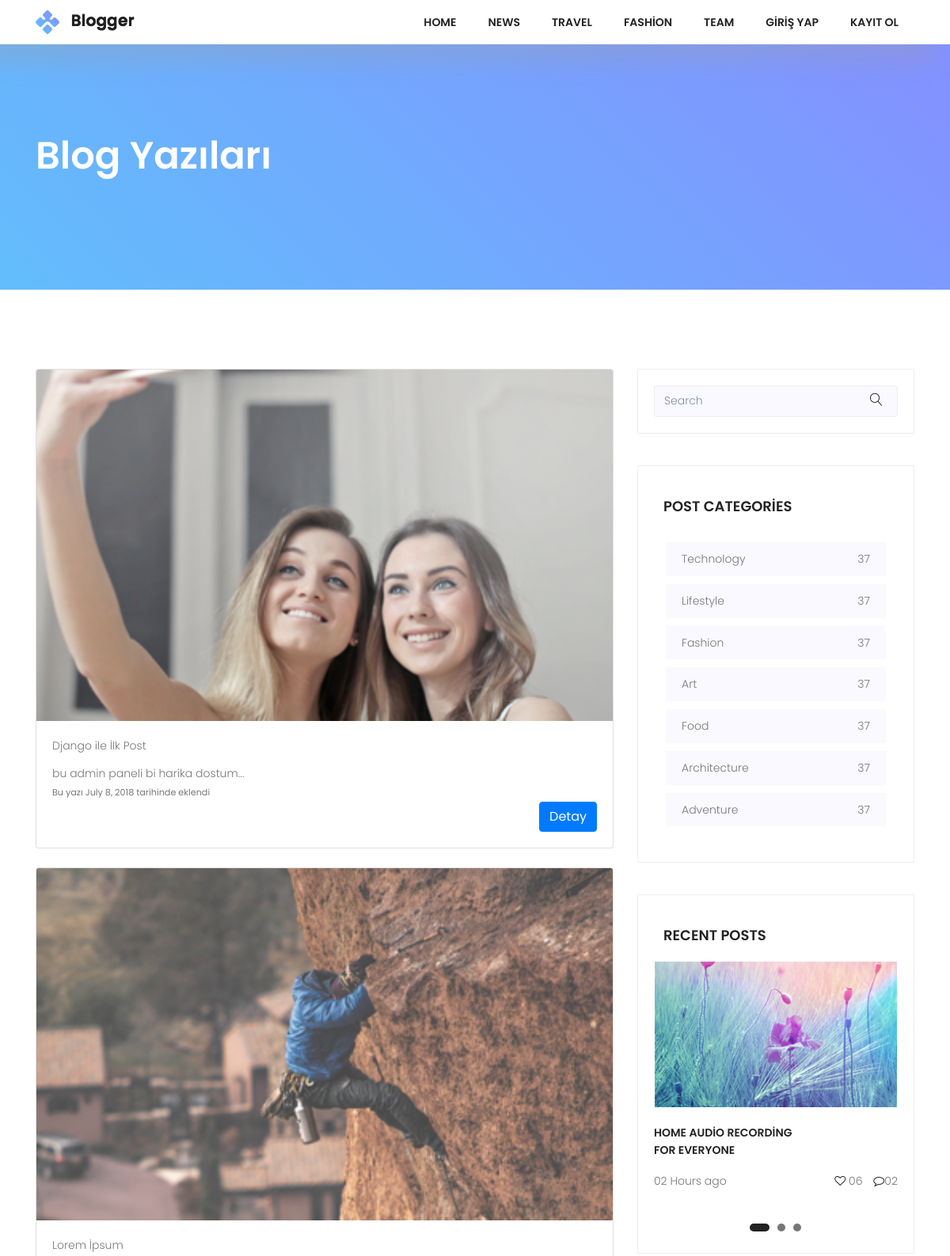
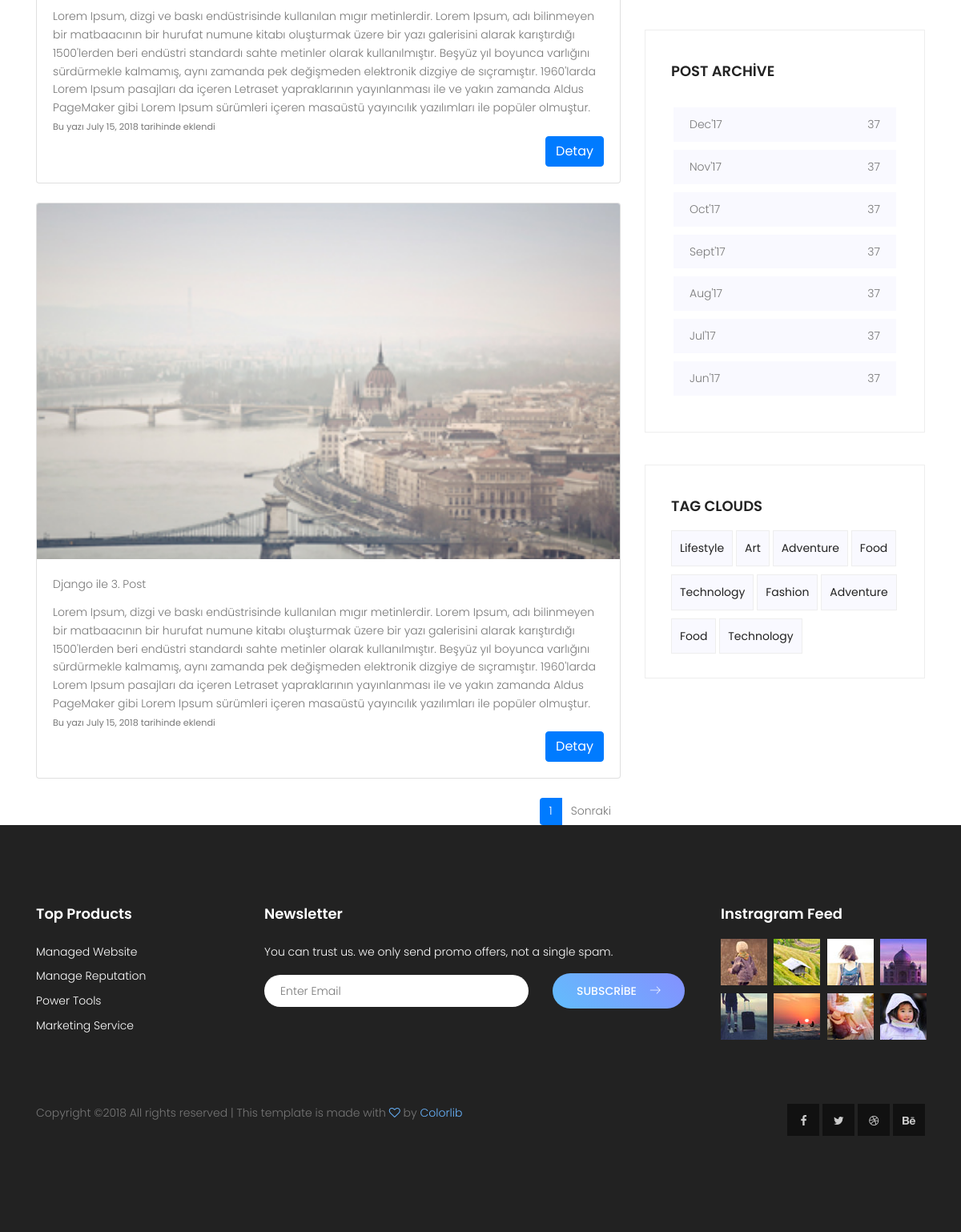
Screenshot of /blog/ with the database file from the repository (2 pictures, top to bottom).
### posts/models.py (models this page shows, shortened)
class Post(models.Model):
    user = models.ForeignKey(settings.AUTH_USER_MODEL,on_delete=models.CASCADE,default=1)
    title = models.CharField(max_length=150)
    image = models.ImageField(upload_to='uploads/',blank=True)
    content = models.TextField()
    slug = models.SlugField(unique=True)
    created = models.DateField(auto_now_add=True)
    updated = models.DateField(auto_now=True)

### posts/views.py (the view)
# urls.py: path('blog/', BlogView.as_view(), name="blog"),
class BlogView(ListView):
    template_name = "posts/blog.html"
    model = Post
    context_object_name = "blogPost"
    paginate_by = 3

### posts/templates/posts/blog.html (shortened to what this page needs)
{% extends "base.html" %}
{% load static %}
{% block content %}
            <section class="top-section-area section-gap">
                <div class="container">
                    <div class="row justify-content-between align-items-center d-flex">
                        <div class="col-lg-8 top-left">
                            <h1 class="text-white mb-20">Blog Yazıları</h1>
                        </div>
                    </div>
                </div>
            </section>
    <div class="post-wrapper pt-100">
        <section class="post-area">
            <div class="container">
                <div class="row justify-content-center">
                  <div class="col-lg-8">
                      {% for post in blogPost %}
                      <div class="card mb-4">
                          <img src="{{ post.image.url }}"  class="card-img-top"/>
                          <div class="card-body">
                              <div class="card-title">
                                  {{ post.title }}  </div>
                              <div class="card-text">{{ post.content }}</div>
                              <div class="card-text"><small>Bu yazı {{ post.created }} tarihinde eklendi</small></div>
                              <a href="{% url 'single' post.slug %}" class="float-right btn btn-primary">Detay</a>
                          </div>
                      </div>
                      {% endfor %}
                      {% if is_paginated %}
                            <nav class="navigation">
                                <ul class="pagination justify-content-end">
                                      <li class="page-item active">
                                        <a href="#" class="page-link">{{ page_obj.number }}</a>
                                    </li>
                                    {% if page_obj.has_next %}
                                    <li class="page-item">
                                        <a href="{{ request.path }}?page={{ page_obj.next_page_number }}" class="page-link">Sonraki</a>
                                    </li>
                                    {% endif %}
                                </ul>
                            </nav>
                      {% endif %}
                  </div>
                    <div class="col-lg-4 sidebar-area ">
                        <div class="single_widget search_widget">
                            <div id="imaginary_container">
                                <div class="input-group stylish-input-group">
                                    <input type="text" class="form-control"  placeholder="Search" >
                                    <span class="input-group-addon">
                                        <button type="submit">
                                            <span class="lnr lnr-magnifier"></span>
                                        </button>
                                    </span>
                                </div>
                            </div>
                        </div>
                        <div class="single_widget cat_widget">
                            <h4 class="text-uppercase pb-20">post categories</h4>
                            <ul>
                                <li>
                                    <a href="#">Technology <span>37</span></a>
                                </li>
                                <li>
                                    <a href="#">Lifestyle <span>37</span></a>
                                </li>
                                <li>
                                    <a href="#">Fashion <span>37</span></a>
                                </li>
                                <li>
                                    <a href="#">Art <span>37</span></a>
                                </li>
                                <li>
                                    <a href="#">Food <span>37</span></a>
                                </li>
                                <li>
                                    <a href="#">Architecture <span>37</span></a>
                                </li>
                                <li>
                                    <a href="#">Adventure <span>37</span></a>
                                </li>
                            </ul>
                        </div>
                        <div class="single_widget recent_widget">
                            <h4 class="text-uppercase pb-20">Recent Posts</h4>
                            <div class="active-recent-carusel">
                                <div class="item">
                                    <img src="{% static "img/asset/slider.jpg" %} " alt="">
                                    <p class="mt-20 title text-uppercase">Home Audio Recording <br>
                                    For Everyone</p>
                                    <p>02 Hours ago <span> <i class="fa fa-heart-o" aria-hidden="true"></i>
                                    06 <i class="fa fa-comment-o" aria-hidden="true"></i>02</span></p>
                                </div>
                            </div>
                        </div>
                        <div class="single_widget cat_widget">
                            <h4 class="text-uppercase pb-20">post archive</h4>
                            <ul>
                                <li>
                                    <a href="#">Dec'17 <span>37</span></a>
                                </li>
                                <li>
                                    <a href="#">Nov'17 <span>37</span></a>
                                </li>
                                <li>
                                    <a href="#">Oct'17 <span>37</span></a>
                                </li>
                                <li>
                                    <a href="#">Sept'17 <span>37</span></a>
                                </li>
                                <li>
                                    <a href="#">Aug'17 <span>37</span></a>
                                </li>
                                <li>
                                    <a href="#">Jul'17 <span>37</span></a>
                                </li>
                                <li>
                                    <a href="#">Jun'17 <span>37</span></a>
                                </li>
                            </ul>
                        </div>
                        <div class="single_widget tag_widget">
                            <h4 class="text-uppercase pb-20">Tag Clouds</h4>
                            <ul>
                                <li><a href="#">Lifestyle</a></li>
                                <li><a href="#">Art</a></li>
                                <li><a href="#">Adventure</a></li>
                                <li><a href="#">Food</a></li>
                                <li><a href="#">Technology</a></li>
                                <li><a href="#">Fashion</a></li>
                                <li><a href="#">Adventure</a></li>
                                <li><a href="#">Food</a></li>
                                <li><a href="#">Technology</a></li>
                            </ul>
                        </div>
                    </div>
                </div>
            </div>
        </section>
    </div>
{% endblock %}

### static/css/main.css (style rules this page uses)
body { color:#777;font-family:"Poppins",sans-serif;font-size:14px;font-weight:300;line-height:1.625em;position:relative }
ol,ul { margin:0;padding:0;list-style:none }
a { -webkit-transition:all 0.3s ease 0s;-moz-transition:all 0.3s ease 0s;-o-transition:all 0.3s ease 0s;transition:all 0.3s ease 0s }
a,a:focus,a:hover { text-decoration:none;outline:0 }
h1,h2,h3,h4,h5,h6 { font-family:"Poppins",sans-serif;color:#222;line-height:1.2em !important;margin-bottom:0;margin-top:0;font-weight:600 }
h1,.h1 { font-size:36px }
h4,.h4 { font-size:18px }
.mt-20 { margin-top:20px }
.mb-20 { margin-bottom:20px }
.pt-100 { padding-top:100px }
.pb-20 { padding-bottom:20px }
.float-right { float:right }
.text-white { color:#fff }
b,i,sup,sub,u,del { color:#69B4FD }
h1 { font-size:36px }
h4 { font-size:18px }
h1,h2,h3,h4,h5,h6 { line-height:1.5em }
body { position:relative }
i { color:#222 }
.section-gap { padding:120px 0 }
.p1-gradient-bg,.primary-btn,.footer-social a:hover,.single-footer-widget .bb-btn,.generic-banner,.tags ul a:hover,.overlay,.about_widget button:hover,.tag_widget ul li a:hover,.top-section-area { background-image:-moz-linear-gradient(45deg, #62bdfc 0%, #8490ff 100%);background-image:-webkit-linear-gradient(45deg, #62bdfc 0%, #8490ff 100%);background-image:-ms-linear-gradient(45deg, #62bdfc 0%, #8490ff 100%) }
.pagination a { border:none;color:#777 }
.search_widget .stylish-input-group .form-control,.top-section-area .stylish-input-group .form-control { border-right:0;box-shadow:0 0 0;border-color:#eee;background-color:#f9f9ff }
.search_widget .input-group-addon,.top-section-area .input-group-addon { background-color:#f9f9ff !important;border-color:#eee }
.search_widget .stylish-input-group button,.top-section-area .stylish-input-group button { border:0;background:transparent }
.search_widget input,.top-section-area input { font-size:14px }
.single_widget { border:1px solid #eee;padding:20px;margin-bottom:40px }
.cat_widget h4 { padding-top:20px;margin-left:12px }
.cat_widget ul { padding:15px }
.cat_widget ul li { background-color:#f9f9ff;padding:10px 20px;margin-bottom:10px;-webkit-transition:all 0.3s ease 0s;-moz-transition:all 0.3s ease 0s;-o-transition:all 0.3s ease 0s;transition:all 0.3s ease 0s }
.cat_widget ul li span { float:right }
.cat_widget ul li a { color:#777 }
.tag_widget h4 { padding-top:20px;margin-left:12px }
.tag_widget ul { margin-left:12px }
.tag_widget ul li { display:inline-block }
.tag_widget ul li a { color:#222;border:1px solid #eee;padding:10px;display:block;margin-bottom:10px;font-weight:400;background-color:#f9f9ff }
.recent_widget h4 { padding-top:20px;margin-left:12px }
.recent_widget .title { font-weight:600;color:#222 }
.recent_widget p i { margin-left:10px }
.recent_widget p span { float:right }
.sidebar-area { padding-bottom:80px }
.top-left h1 { font-size:48px }

### rows the page displays
Post: image (picture), title "Django ile İlk Post", content "bu admin paneli bi harika dostum...", created "July 8, 2018"
Post: image (picture), title "Lorem İpsum", content "Lorem Ipsum, dizgi ve baskı endüstrisinde kullanılan mıgır metinlerdir. Lorem Ipsum, adı bilinmeyen bir matbaacının bir hurufat numune kitabı oluşturmak üzere bir yazı galerisini alarak karıştırdığı 1500'lerden beri endüstri standardı sahte metinler olarak kullanılmıştır. Beşyüz yıl boyunca varlığını sürdürmekle kalmamış, aynı zamanda pek değişmeden elektronik dizgiye de sıçramıştır. 1960'larda Lorem Ipsum pasajları da içeren Letraset yapraklarının yayınlanması ile ve yakın zamanda Aldus PageMaker gibi Lorem Ipsum sürümleri içeren masaüstü yayıncılık yazılımları ile popüler olmuştur.", created "July 15, 2018"
Post: image (picture), title "Django ile 3. Post", content "Lorem Ipsum, dizgi ve baskı endüstrisinde kullanılan mıgır metinlerdir. Lorem Ipsum, adı bilinmeyen bir matbaacının bir hurufat numune kitabı oluşturmak üzere bir yazı galerisini alarak karıştırdığı 1500'lerden beri endüstri standardı sahte metinler olarak kullanılmıştır. Beşyüz yıl boyunca varlığını sürdürmekle kalmamış, aynı zamanda pek değişmeden elektronik dizgiye de sıçramıştır. 1960'larda Lorem Ipsum pasajları da içeren Letraset yapraklarının yayınlanması ile ve yakın zamanda Aldus PageMaker gibi Lorem Ipsum sürümleri içeren masaüstü yayıncılık yazılımları ile popüler olmuştur.", created "July 15, 2018"

### other values shown
{{ page_obj.number }} "1"
